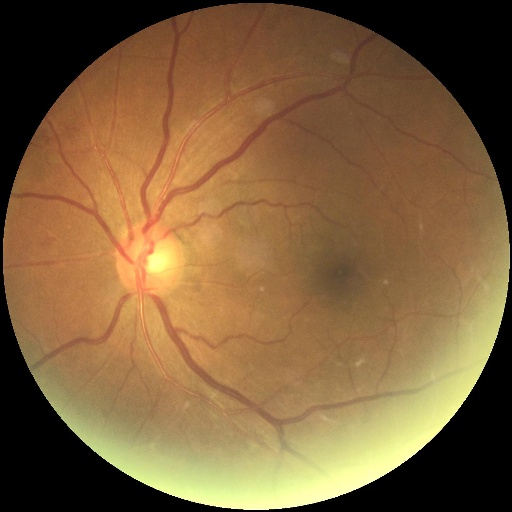
#> input picture images/11_left.jpg, 512 x 512 px
$ python -i preprocess.py   (imports and definitions only)
#> lines starting #> are read from the running program, lines starting #| are printed output that depends on the picture; after the words box and inside, x2 and y2 are one past the last pixel; in counts of white or black regions, pixels touching at a corner belong together
#> in full_processing_pipeline, img is the input picture: shape (512, 512, 3); mean B, G, R 60.2, 96.8, 127.2
import cv2
import numpy as np
from skimage.filters import frangi


def remove_black_borders(img):
    def smart_retina_preprocessing(img):

        # 获取原始尺寸
        h, w = img.shape[:2]
#> h = 512; w = 512

        if h > w:
            top = bottom = 0
            left = right = (h - w) // 2
        else:
            top = bottom = (w - h) // 2
#> top = 0; bottom = 0
            left = right = 0


        # 添加黑色边框
        padded = cv2.copyMakeBorder(img,
                                    top, bottom,
                                    left, right,
                                    cv2.BORDER_CONSTANT,
                                    value=[0, 0, 0])

        return padded

    img = smart_retina_preprocessing(img)

    # 转换为灰度图并进行阈值处理
    gray = cv2.cvtColor(img, cv2.COLOR_RGB2GRAY)
    _, thresh = cv2.threshold(gray, 1, 255, cv2.THRESH_BINARY)
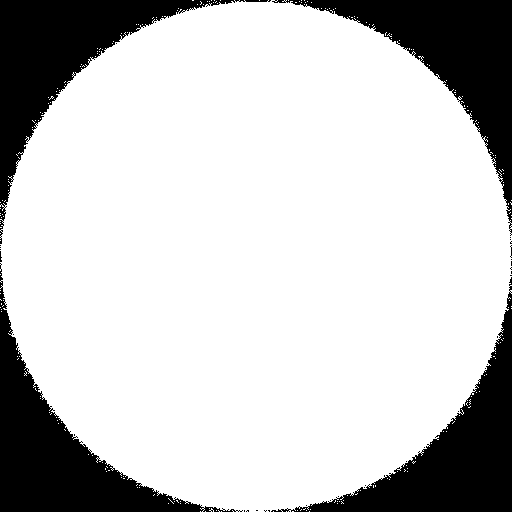
#> thresh: shape (512, 512); 78.3% white; 37 black regions (33 under 20 px)

    # 查找轮廓并找到最大轮廓
    contours, _ = cv2.findContours(thresh, cv2.RETR_EXTERNAL, cv2.CHAIN_APPROX_SIMPLE)
#> contours = 245 contours, 244 with area under 20; largest, box (x1, y1, x2, y2) and area: (0, 0, 512, 512) 203948
    cnt = max(contours, key=cv2.contourArea)
#> cnt = contour of 1880 points, box (x1, y1, x2, y2) (0, 0, 512, 512), area 203948

    # 获取有效区域的边界矩形
    x, y, w, h = cv2.boundingRect(cnt)
#> x = 0; y = 0; w = 512; h = 512

    # 计算最大内接正方形（保持眼球完整）
    square_size = max(w, h)
#> square_size = 512
    center_x = x + w//2
#> center_x = 256
    center_y = y + h//2
#> center_y = 256

    # 计算裁剪坐标（确保不越界）
    crop_x1 = max(0, center_x - square_size//2)
#> crop_x1 = 0
    crop_y1 = max(0, center_y - square_size//2)
#> crop_y1 = 0
    crop_x2 = min(img.shape[1], crop_x1 + square_size)
#> crop_x2 = 512
    crop_y2 = min(img.shape[0], crop_y1 + square_size)
#> crop_y2 = 512

    # 执行裁剪
    cropped = img[crop_y1:crop_y2, crop_x1:crop_x2]

    return cropped

def adaptive_contrast_enhancement(img, clip_limit=3.0, grid_size=(8,8)):
    """
    使用CLAHE算法增强对比度
    :param img: 图片
    :param clip_limit: 对比度限制阈值（推荐2-4）
    :param grid_size: 网格划分大小（推荐8x8到16x16）
    """
#> called with clip_limit = 3, grid_size = (8, 8)
    lab = cv2.cvtColor(img, cv2.COLOR_RGB2LAB)
#> lab: shape (512, 512, 3); mean of channels 0, 1, 2 108.6, 135.6, 152.4
    l, a, b = cv2.split(lab)
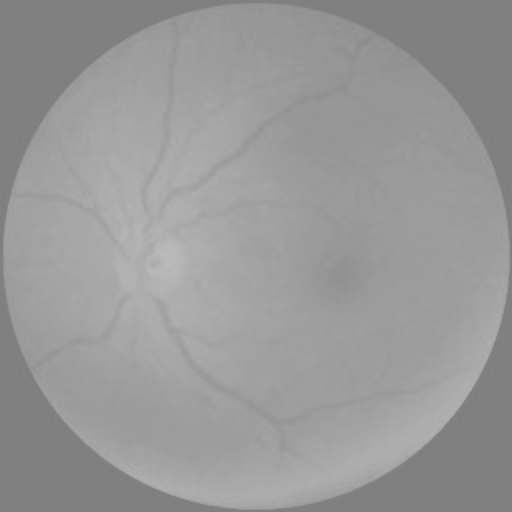
#> b: shape (512, 512); min 125, max 187, mean 152.4

    # CLAHE应用在L通道
    clahe = cv2.createCLAHE(clipLimit=clip_limit, tileGridSize=grid_size)
    l_clahe = clahe.apply(l)
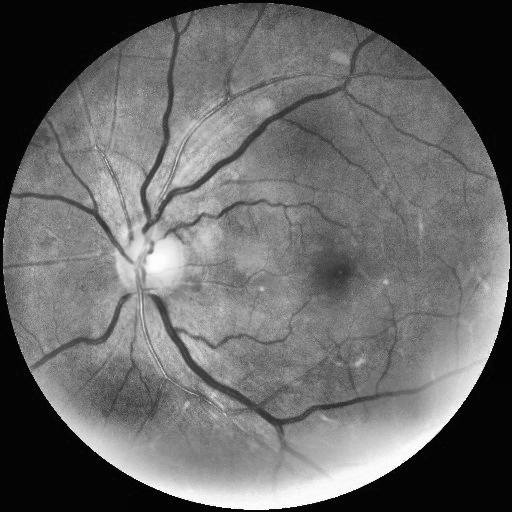
#> l_clahe: shape (512, 512); min 3, max 255, mean 104

    merged = cv2.merge((l_clahe, a, b))
#> merged: shape (512, 512, 3); mean of channels 0, 1, 2 104, 135.6, 152.4
    return cv2.cvtColor(merged, cv2.COLOR_LAB2BGR)


def vessel_enhancement(img, sigma_range=(1, 3), steps=5):
    """
    多尺度Frangi滤波增强血管结构
    :param sigma_range: 高斯核尺度范围
    :param steps: 尺度采样数
    """
#> called with sigma_range = (1, 3), steps = 5
    gray = cv2.cvtColor(img, cv2.COLOR_RGB2GRAY)
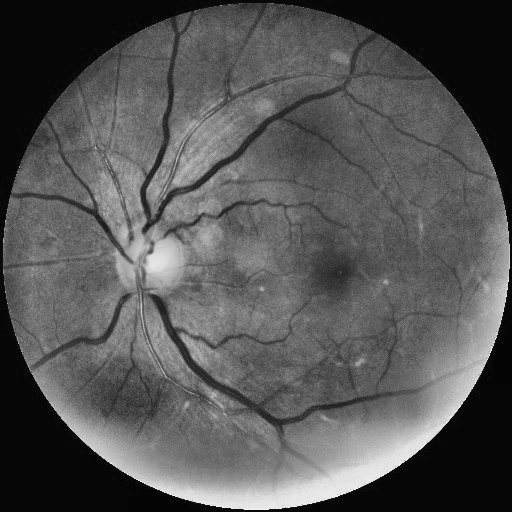
#> gray: shape (512, 512); min 3, max 249, mean 85.2

    # 多尺度融合
    enhanced = np.zeros_like(gray, dtype=np.float32)
    for sigma in np.linspace(sigma_range[0], sigma_range[1], steps):
        enhanced += frangi(gray, sigmas=[sigma], black_ridges=False)
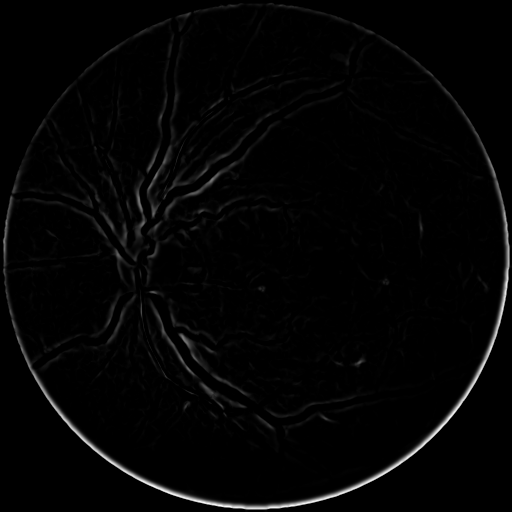
#> enhanced: shape (512, 512) float32; min 0, max 3.88, mean 0.0661; drawn with min black and max white

    # 归一化并融合到原图
    enhanced = cv2.normalize(enhanced, None, 0, 255, cv2.NORM_MINMAX)
    return cv2.addWeighted(img, 0.7,
                           cv2.cvtColor(enhanced.astype(np.uint8), cv2.COLOR_GRAY2RGB),
                           0.3, 0)
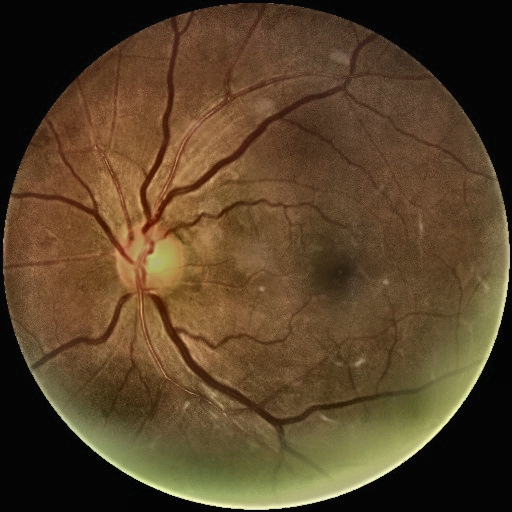
#> returned value: shape (512, 512, 3); mean of channels 0, 1, 2 40.6, 66.1, 87; drawn as B, G, R


def gray_world_normalization(img):
    """
    灰度世界颜色校正算法
    """
    avg_r = np.mean(img[:,:,0])
#> avg_r = 40.62
    avg_g = np.mean(img[:,:,1])
#> avg_g = 66.05
    avg_b = np.mean(img[:,:,2])
#> avg_b = 86.96
    avg_gray = (avg_r + avg_g + avg_b) / 3.0
#> avg_gray = 64.54

    img_normalized = np.zeros_like(img, dtype=np.float32)
    img_normalized[:,:,0] = img[:,:,0] * (avg_gray / avg_r)
    img_normalized[:,:,1] = img[:,:,1] * (avg_gray / avg_g)
    img_normalized[:,:,2] = img[:,:,2] * (avg_gray / avg_b)
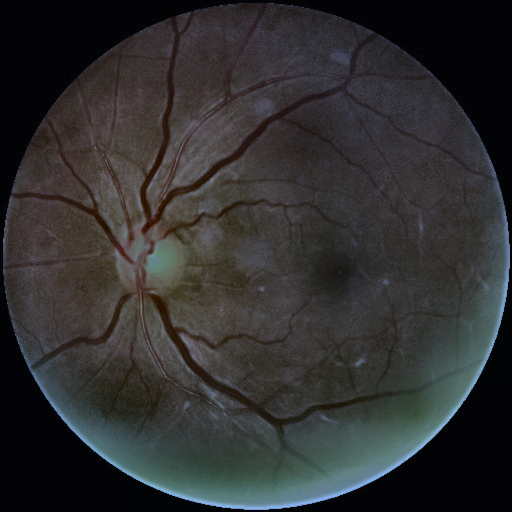
#> img_normalized: shape (512, 512, 3) float32; mean B, G, R 64.5, 64.5, 64.5; drawn with min black and max white

    return cv2.normalize(img_normalized, None, 0, 255, cv2.NORM_MINMAX).astype(np.uint8)


def full_processing_pipeline(img_path, output_size=512):
    # 1. 基础预处理
    img = cv2.imread(img_path)
    img = cv2.cvtColor(img, cv2.COLOR_BGR2RGB)

    # 2. 图像增强
    img = remove_black_borders(img)
    img = adaptive_contrast_enhancement(img)
    img = vessel_enhancement(img)

    # 3. 色彩标准化
    img = gray_world_normalization(img)

    # 4. ROI处理
    # disc_roi, disc_coords = optic_disc_segmentation(img)

    # # 5. 标准化输出
    # disc_roi = cv2.resize(disc_roi, (256, 256))
    #
    # # 6. 可视化标注
    # annotated = img.copy()
    # cv2.rectangle(annotated, (disc_coords[0], disc_coords[1]),
    #               (disc_coords[2], disc_coords[3]), (255,0,0), 2)

    return {
        'full_image': cv2.resize(img, (output_size, output_size)),
        # 'disc_roi': disc_roi,
        # 'annotated': annotated
    }

>>> result = full_processing_pipeline('images/11_left.jpg')
#> result = 1 item

$ run again, on images/11_right.jpg
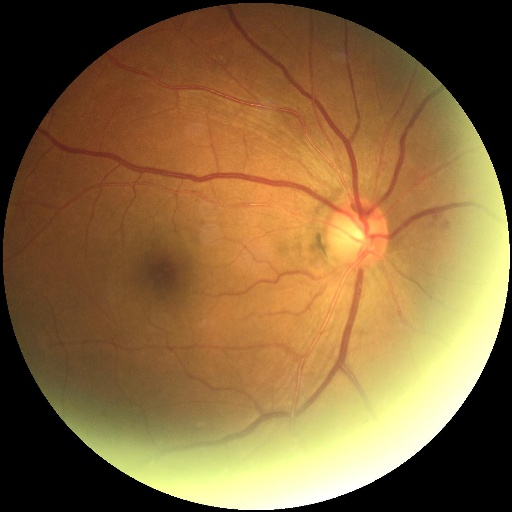
#> input picture images/11_right.jpg, 512 x 512 px
#> in full_processing_pipeline, img is the input picture: shape (512, 512, 3); mean B, G, R 58.9, 101.3, 133.2
#> in remove_black_borders, `_, thresh = cv2.threshold(gray, 1, 255, cv2.THRESH_BINARY)`:
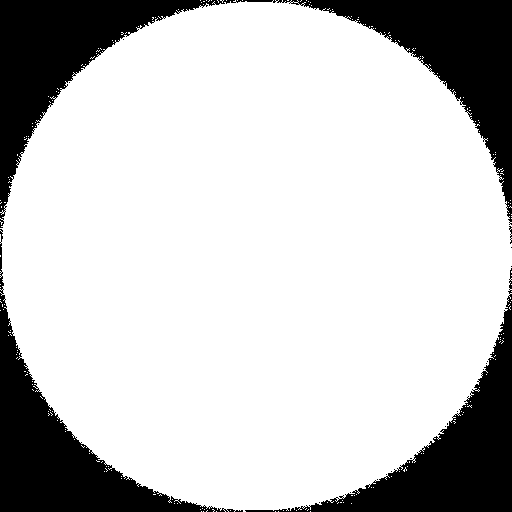
#> thresh: shape (512, 512); 78.3% white; 21 black regions (17 under 20 px)
#> contours = 220 contours, 219 with area under 20; largest, box (x1, y1, x2, y2) and area: (0, 0, 512, 512) 203769
#> cnt = contour of 1905 points, box (x1, y1, x2, y2) (0, 0, 512, 512), area 203769
#> in remove_black_borders, `x, y, w, h = cv2.boundingRect(cnt)`: x = 0; w = 512
#> center_x = 256
#> crop_x1 = 0
#> crop_x2 = 512
#> lab: shape (512, 512, 3); mean of channels 0, 1, 2 112.9, 135.9, 155.7
#> merged: shape (512, 512, 3); mean of channels 0, 1, 2 109.5, 135.9, 155.7
#> avg_r = 40.23
#> avg_g = 69.87
#> avg_b = 91.82
#> avg_gray = 67.31
#> in gray_world_normalization, `img_normalized[:,:,2] = img[:,:,2] * (avg_gray / avg_b)`:
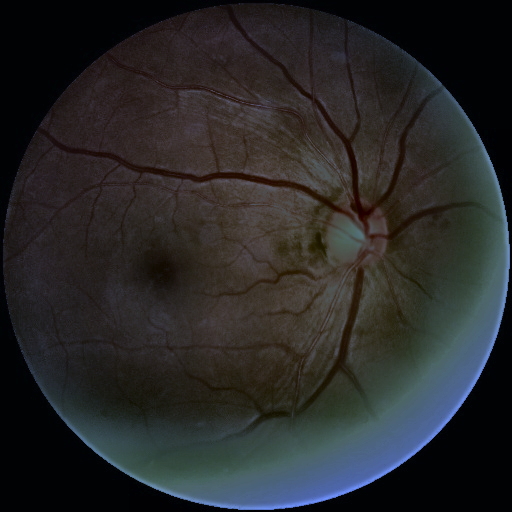
#> img_normalized: shape (512, 512, 3) float32; mean B, G, R 67.3, 67.3, 67.3; drawn with min black and max white
#> result = 1 item
